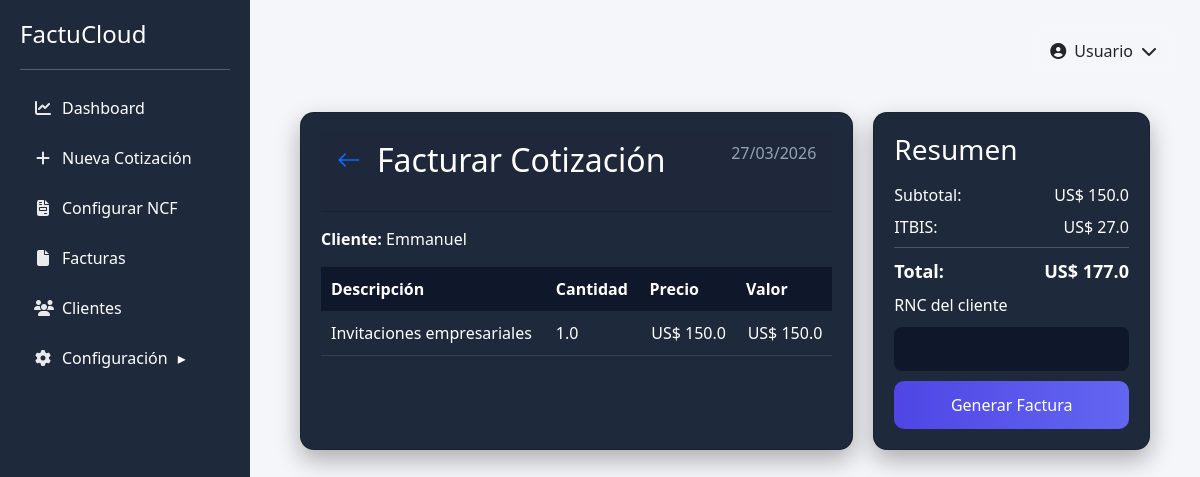
The app's page /facturar/2 with its own data.
### tables this page shows
CREATE TABLE cotizaciones (
        id INTEGER PRIMARY KEY AUTOINCREMENT,
        codigo TEXT,
        cliente TEXT,
        rnc TEXT,
        telefono TEXT,
        correo TEXT,
        fecha TEXT,
        subtotal REAL,
        itbis REAL,
        total REAL,
        estado TEXT
    );

CREATE TABLE cotizacion_items (
        id INTEGER PRIMARY KEY AUTOINCREMENT,
        cotizacion_id INTEGER,
        descripcion TEXT,
        cantidad REAL,
        precio REAL,
        total REAL
    );

### app.py (the view, shortened to what this page needs)
@app.route("/facturar/<int:id>", methods=["GET", "POST"])
def facturar(id):
    conn = get_db()
    cotizacion = conn.execute(
        "SELECT * FROM cotizaciones WHERE id=?",
        (id,)
    ).fetchone()
    items = conn.execute(
        "SELECT * FROM cotizacion_items WHERE cotizacion_id=?",
        (id,)
    ).fetchall()
    config = conn.execute(
        "SELECT * FROM configuracion_ncf LIMIT 1"
    ).fetchone()
    if config is None:
        conn.close()
        return "Debes configurar el NCF primero"
    conn.close()
    return render_template(
        "facturar.html",
        cotizacion=cotizacion,
        items=items
    )

### app.py (called while the page is built)
def get_db():
    conn = sqlite3.connect("database.db")
    conn.row_factory = sqlite3.Row
    return conn

@app.context_processor
def inject_user():
    return dict(usuario=session.get("usuario"))

### templates/facturar.html (shortened to what this page needs)
{% extends "base.html" %}
{% block content %}
<div class="facturar-container">
    <div class="card">
        <div class="card-header">
            <div class="d-flex align-items-center mb-4">
    <a href="{{ url_for('index') }}" class="me-3 text-decoration-none">
        <i class="bi bi-arrow-left fs-4"></i>
    </a>
    <h2 class="mb-0">Facturar Cotización</h2>
</div>
            <span>{{ cotizacion.fecha }}</span>
        </div>
        <p><strong>Cliente:</strong> {{ cotizacion.cliente }}</p>
        <table class="factura-table">
            <tr>
                <th>Descripción</th>
                <th>Cantidad</th>
                <th>Precio</th>
                <th>Valor</th>
            </tr>
            {% for item in items %}
            <tr>
                <td>{{ item.descripcion }}</td>
                <td>{{ item.cantidad }}</td>
                <td>US$ {{ item.precio }}</td>
                <td>US$ {{ item.total }}</td>
            </tr>
            {% endfor %}
        </table>
    </div>
    <div class="card">
        <h3>Resumen</h3>
        <div class="resumen">
            <p><span>Subtotal:</span> <span>US$ {{ cotizacion.subtotal }}</span></p>
            <p><span>ITBIS:</span> <span>US$ {{ cotizacion.itbis }}</span></p>
            <p class="total"><span>Total:</span> <span>US$ {{ cotizacion.total }}</span></p>
        </div>
        <form method="POST">
            <label>RNC del cliente</label>
            <input type="text" name="rnc" required>
            <button class="btn btn-primary">
                Generar Factura
            </button>
        </form>
    </div>
</div>
{% endblock %}

### templates/base.html (style rules this page uses)
body { background-color:#f4f6f9; }
.card { border-radius:12px; }

### templates/facturar.html (style rules this page uses)
.facturar-container { display: grid; grid-template-columns: 2fr 1fr; gap: 20px; padding: 20px; }
.card { background: #1e293b; border-radius: 14px; padding: 20px; color: white; box-shadow: 0 10px 25px rgba(0,0,0,0.3); }
.card-header { display: flex; justify-content: space-between; margin-bottom: 15px; }
.card-header h2 { margin: 0; }
.card-header span { color: #94a3b8; }
.factura-table { width: 100%; border-collapse: collapse; }
.factura-table th { background: #0f172a; padding: 10px; text-align: left; }
.factura-table td { padding: 10px; border-bottom: 1px solid rgba(255,255,255,0.1); }
.factura-table td:nth-child(3), .factura-table td:nth-child(4) { text-align: right; }
.resumen p { display: flex; justify-content: space-between; margin: 8px 0; }
.total { font-size: 18px; font-weight: bold; border-top: 1px solid rgba(255,255,255,0.2); padding-top: 10px; }
input { width: 100%; padding: 10px; border-radius: 8px; border: none; margin-top: 10px; background: #0f172a; color: white; }
.btn { width: 100%; padding: 12px; border-radius: 10px; border: none; margin-top: 10px; cursor: pointer; }
.btn-primary { background: linear-gradient(90deg,#4f46e5,#6366f1); color: white; }

### records on screen
cotizaciones: fecha "27/03/2026", cliente "Emmanuel", subtotal "150.0", itbis "27.0", total "177.0"
cotizacion_items: descripcion "Invitaciones empresariales", cantidad "1.0", precio "150.0", total "150.0"

### other values on screen
{{ usuario if usuario else "Usuario" }} "Usuario"
